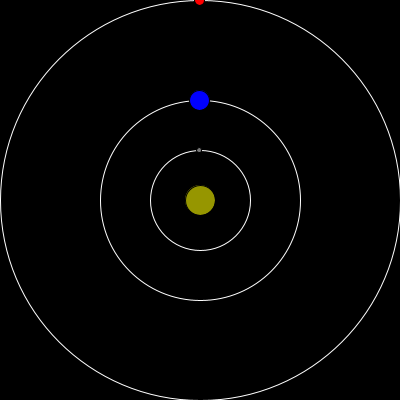
Frame 1 (no input)
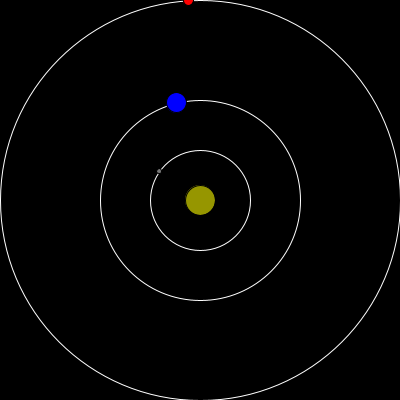
Frame 60 (the mouse pressed at the canvas centre just before this capture)
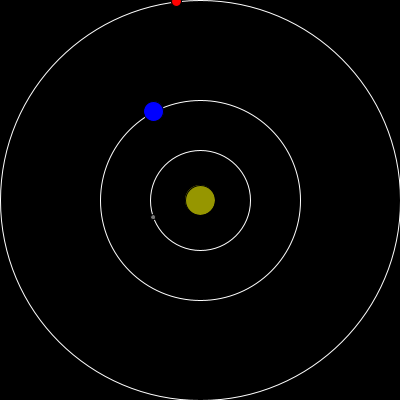
Frame 120 (the mouse held since frame 60 and released just before this capture)

The Processing sketch that drew these frames (run headless with seeded random() and noise(); from frame 60 on, the mouse is pressed at the canvas centre):

// Processing sketch: processing_25994
// ── processing_25994.pde

//Based on the car driving example in learning about objects tutorial.
Planet myPlanet1;
Planet myPlanet2;
Planet myPlanet3;

void setup() {
  size(400,400);
  // Parameters go inside the parentheses when the object is constructed.
  myPlanet1 = new Planet(color(255,0,0),200,10); 
  myPlanet2 = new Planet(color(0,0,255),100,20);
  myPlanet3 = new Planet(color(120),50,5);
}


void draw() {
  background(0);
  stroke(255);
  ellipseMode(CENTER);
  fill(0);
  ellipse(width/2,height/2,400,400);
  ellipse(width/2,height/2,200,200);
  ellipse(width/2,height/2,100,100);
  stroke(0);
  fill(150,150,0);
  ellipse(width/2,height/2,30,30);
  myPlanet1.orbit();
  myPlanet1.display();
  myPlanet2.orbit();
  myPlanet2.display();
  myPlanet3.orbit();
  myPlanet3.display();
}

// Even though there are multiple objects, we still only need one class. 
// No matter how many cookies we make, only one cookie cutter is needed.
class Planet { 
  color c;
  float xpos;
  float ypos;
  //float xspeed;
  //float yspeed;
  float csize;
  float oradius;
  float vr;
  float theta;


//1/2v^2=GM/r^2
//Angle zero degrees pointing straight up. 
//theta = 

  // The Constructor is defined with arguments.
  Planet(color tempC, float temporadius, float tempsize) { 
    c = tempC;
    oradius = temporadius;
    vr = sqrt(2*800/sq(oradius));
    xpos = width/2;
    ypos = (height/2)-oradius;
    //xspeed = -vr;
    //yspeed = 0;
    csize = tempsize;
    theta = 0;
  }

  void display() {
    stroke(0);
    fill(c);
    ellipseMode(CENTER);
    ellipse(xpos,ypos,csize,csize);
  }

  void orbit() {
    theta = theta + vr/oradius;
    //xpos = xpos + xspeed/2;
    //ypos = ypos + yspeed/2;
    //yspeed = -vr*((xpos-width/2)/oradius);
    //xspeed = vr*((ypos-height/2)/oradius);
    xpos = width/2-oradius*sin(theta);
    ypos = height/2-oradius*cos(theta);
  }
}
